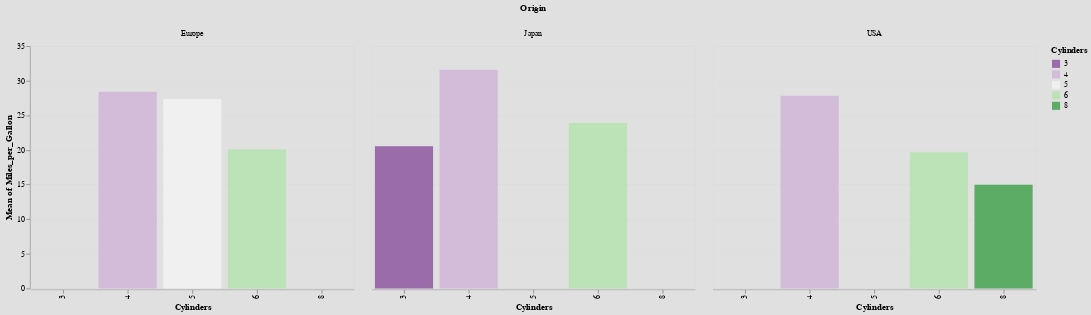

The cell this chart's notebook holds for it:
### Code cell
alt.Chart(cars, background='#E0E0E0').mark_bar().encode(
    column='Origin:N',
    y='mean(Miles_per_Gallon)',
    color=alt.Color('Cylinders:O', scale=alt.Scale(scheme='purplegreen')),
    x='Cylinders:O'   
)

### Figure 1 — Vega-Lite specification as saved in the notebook (floating-point values rounded to 4 significant figures; data arrays with more than 128 entries replaced by an {"elided": "..."} marker saying what was removed)
{"$schema": "https://vega.github.io/schema/vega-lite/v2.4.3.json", "background": "#E0E0E0", "config": {"view": {"height": 300, "width": 400}}, "data": {"values": {"elided": "406 records"}}, "encoding": {"color": {"field": "Cylinders", "scale": {"scheme": "purplegreen"}, "type": "ordinal"}, "column": {"field": "Origin", "type": "nominal"}, "x": {"field": "Cylinders", "type": "ordinal"}, "y": {"aggregate": "mean", "field": "Miles_per_Gallon", "type": "quantitative"}}, "mark": "bar"}
